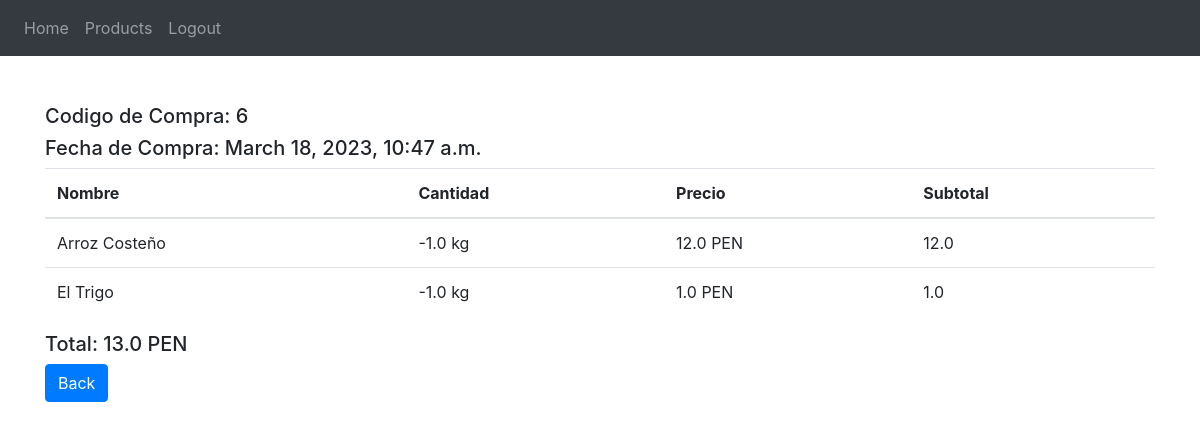
Page /main/sales_view/6 (signed in) on the committed database.
### MyApp/models.py (models this page shows, shortened)
class Event(models.Model):
    events_types = (
        ('P', 'Purchase'),
        ('S', 'Sale'),
        ('PL', 'Products Loss'),
        ('PE', 'Products Entry'),
    )
    type = models.CharField(max_length=2, choices=events_types)
    part = models.ForeignKey(Person, on_delete=models.CASCADE)
    date = models.DateTimeField()
    amount = models.FloatField()

class EventDetail(models.Model):
    event = models.ForeignKey(Event, on_delete=models.CASCADE)
    product = models.ForeignKey(Product, on_delete=models.CASCADE)
    varProduct = models.FloatField()
    money = models.FloatField()

class Product(models.Model):
    name = models.CharField(max_length=50)
    description = models.CharField(max_length=100)
    quantity = models.FloatField()
    maker = models.ForeignKey(Makers, on_delete=models.CASCADE)
    image = models.URLField(null=True, default='https://upload.wikimedia.org/wikipedia/commons/a/ae/Olympic_flag.jpg')
    price = models.FloatField()
    unit = models.CharField(max_length=5)

### MyApp/views.py (the view)
# urls.py: path('main/sales_view/<int:id>', sale_detail)
def sale_detail(request, id):
    sale = Event.objects.get(id=id)
    details = EventDetail.objects.filter(event=sale)
    user = Person.objects.get(dni=request.session['actual_user'])
    return render(request, 'sale_detail.html', {
        'sale' : sale,
        'details' : details,
        'user' : user,
    })

### MyApp/templates/sale_detail.html
{% extends "base.html" %}
{% block content %}
<h5> Codigo de Compra: {{sale.id}} </h5>
<h5> Fecha de Compra: {{sale.date}} </h5>
<table class="table">
    <thead>
        <tr>
            <th scope="col"> Nombre </th>
            <th scope="col"> Cantidad </th>
            <th scope="col"> Precio </th>
            <th scope="col"> Subtotal </th>
        </tr>
    </thead>
    <tbody>
        {% for detail in details %}
        <tr>
            <td> {{ detail.product.name }} </td>
            <td> {{ detail.varProduct }} {{ detail.product.unit }} </td>
            <td> {{ detail.product.price }} PEN</td>
            <td> {{ detail.money }} </td>
        </tr>
        {% endfor %}
    </tbody>
</table>
<h5> Total: {{ sale.amount }} PEN </h5>
<a href="/main/sales_view" class = "btn btn-primary">Back</a>
{% endblock %}

### rows in the picture
Event: id "6", date "March 18, 2023, 10:47 a.m.", amount "13.0"
EventDetail: product.name "Arroz Costeño", varProduct "-1.0", product.unit "kg", product.price "12.0", money "12.0"
EventDetail: product.name "El Trigo", varProduct "-1.0", product.unit "kg", product.price "1.0", money "1.0"
